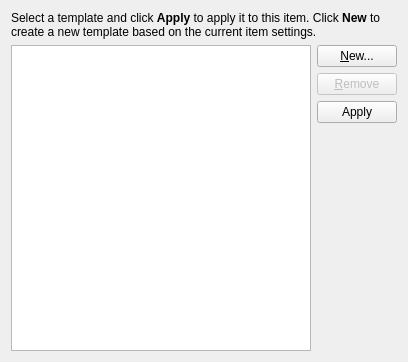
<?xml version="1.0" encoding="UTF-8"?>
<ui version="4.0">
 <class>TemplateManagementDialog_base</class>
 <widget class="QWidget" name="TemplateManagementDialog_base">
  <property name="geometry">
   <rect>
    <x>0</x>
    <y>0</y>
    <width>403</width>
    <height>362</height>
   </rect>
  </property>
  <property name="windowTitle">
   <string>Template Management</string>
  </property>
  <layout class="QGridLayout" name="gridLayout">
   <item row="0" column="0" colspan="2">
    <widget class="QLabel" name="m_introLabel">
     <property name="frameShape">
      <enum>QFrame::NoFrame</enum>
     </property>
     <property name="text">
      <string>&lt;!DOCTYPE HTML PUBLIC &quot;-//W3C//DTD HTML 4.0//EN&quot; &quot;http://www.w3.org/TR/REC-html40/strict.dtd&quot;&gt;
&lt;html&gt;&lt;head&gt;&lt;meta name=&quot;qrichtext&quot; content=&quot;1&quot; /&gt;&lt;style type=&quot;text/css&quot;&gt;
p, li { white-space: pre-wrap; }
&lt;/style&gt;&lt;/head&gt;&lt;body style=&quot; font-family:'Sans Serif'; font-size:9pt; font-weight:400; font-style:normal;&quot;&gt;
&lt;p style=&quot; margin-top:0px; margin-bottom:0px; margin-left:0px; margin-right:0px; -qt-block-indent:0; text-indent:0px;&quot;&gt;Select a template and click &lt;span style=&quot; font-weight:600;&quot;&gt;Apply&lt;/span&gt; to apply it to this item. Click &lt;span style=&quot; font-weight:600;&quot;&gt;New&lt;/span&gt; to create a new template based on the current item settings.&lt;/p&gt;&lt;/body&gt;&lt;/html&gt;</string>
     </property>
     <property name="textFormat">
      <enum>Qt::RichText</enum>
     </property>
     <property name="wordWrap">
      <bool>true</bool>
     </property>
    </widget>
   </item>
   <item row="1" column="0">
    <widget class="QListWidget" name="m_listBox">
     <property name="sizePolicy">
      <sizepolicy hsizetype="Expanding" vsizetype="Expanding">
       <horstretch>0</horstretch>
       <verstretch>0</verstretch>
      </sizepolicy>
     </property>
     <property name="minimumSize">
      <size>
       <width>300</width>
       <height>250</height>
      </size>
     </property>
     <property name="toolTip">
      <string>The list of managed templates</string>
     </property>
     <property name="whatsThis">
      <string>This is a list of all the templates you have currently accessible for creating new calendar items.</string>
     </property>
    </widget>
   </item>
   <item row="1" column="1">
    <layout class="QVBoxLayout" name="verticalLayout_2">
     <item>
      <layout class="QVBoxLayout" name="verticalLayout">
       <item>
        <widget class="QPushButton" name="m_buttonAdd">
         <property name="toolTip">
          <string>Create a new template from the current settings</string>
         </property>
         <property name="whatsThis">
          <string>Click on this button to create a new template based on the current settings in the editor. You can use this template to quickly add new items in the future.</string>
         </property>
         <property name="text">
          <string>&amp;New...</string>
         </property>
        </widget>
       </item>
       <item>
        <widget class="QPushButton" name="m_buttonRemove">
         <property name="enabled">
          <bool>false</bool>
         </property>
         <property name="toolTip">
          <string>Remove the currently selected template</string>
         </property>
         <property name="whatsThis">
          <string>Clicking this button will permanently remove the selected template from your list of managed templates.</string>
         </property>
         <property name="text">
          <string>&amp;Remove</string>
         </property>
        </widget>
       </item>
       <item>
        <widget class="QPushButton" name="m_buttonApply">
         <property name="toolTip">
          <string>Apply the selected template settings</string>
         </property>
         <property name="whatsThis">
          <string>Clicking this button will apply the settings from the selected template to the item you are currently editing.</string>
         </property>
         <property name="text">
          <string>Apply</string>
         </property>
        </widget>
       </item>
      </layout>
     </item>
     <item>
      <spacer name="verticalSpacer">
       <property name="orientation">
        <enum>Qt::Vertical</enum>
       </property>
       <property name="sizeHint" stdset="0">
        <size>
         <width>20</width>
         <height>108</height>
        </size>
       </property>
      </spacer>
     </item>
    </layout>
   </item>
  </layout>
 </widget>
 <resources/>
 <connections/>
</ui>
